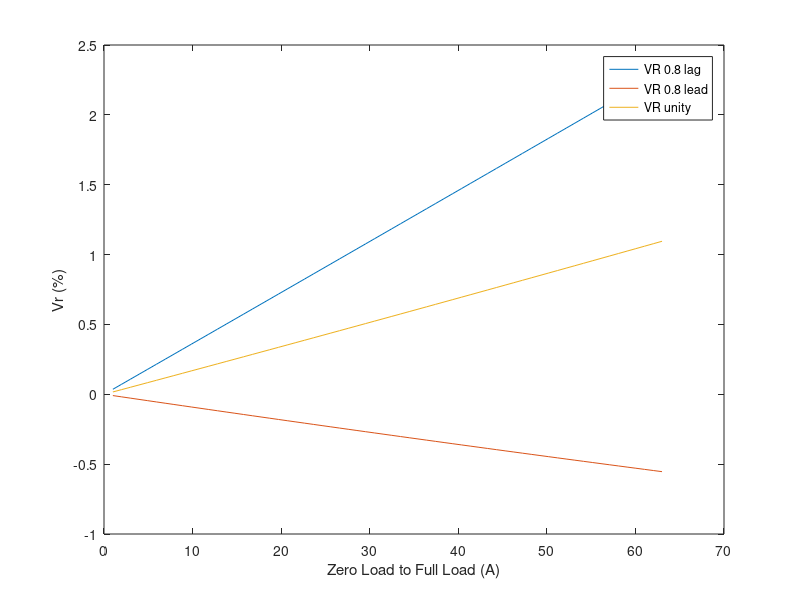

This chart was generated by the following MATLAB code:
I1_vals = linspace(1,63,64);
I1_zeros = zeros(size(I1_vals));
VR_vals = zeros(size(I1_vals));
VR2_vals = zeros(size(I1_vals));
VR3_vals = zeros(size(I1_vals));
I1 = exp(1i*-36.87*pi/180); % 0.8 lag
I2 = exp(1i*36.87*pi/180); % 0.8 lead
I3 = exp(1i*0*pi/180);
VNL2 = 2400;
ZE = 0.4 + 1i*0.9;
VL1 = 0;

for i = 1:length(I1_vals)
    VFL1 = (i*I1)*ZE + VNL2;
    VR = 100*(abs(VFL1) - VNL2)/(VNL2);
    VR_vals(i) = VR;

end

for j = 1:length(I1_vals)
    VFL12 = (j*I2)*ZE + VNL2;
    VR2 = 100*((abs(VFL12) - VNL2)/(VNL2));
    VR2_vals(j) = VR2;

end

for k = 1:length(I1_vals)
    VFL13 = (k*I3)*ZE + VNL2;
    VR3 = 100*(abs(VFL13) - VNL2)/(VNL2);
    VR3_vals(k) = VR3;

end

plot(I1_vals,VR_vals);
hold on;
plot(I1_vals,VR2_vals); 
plot(I1_vals,VR3_vals);
xlabel('Zero Load to Full Load (A)');
ylabel('Vr (%)');
legend('VR 0.8 lag', 'VR 0.8 lead', 'VR unity');